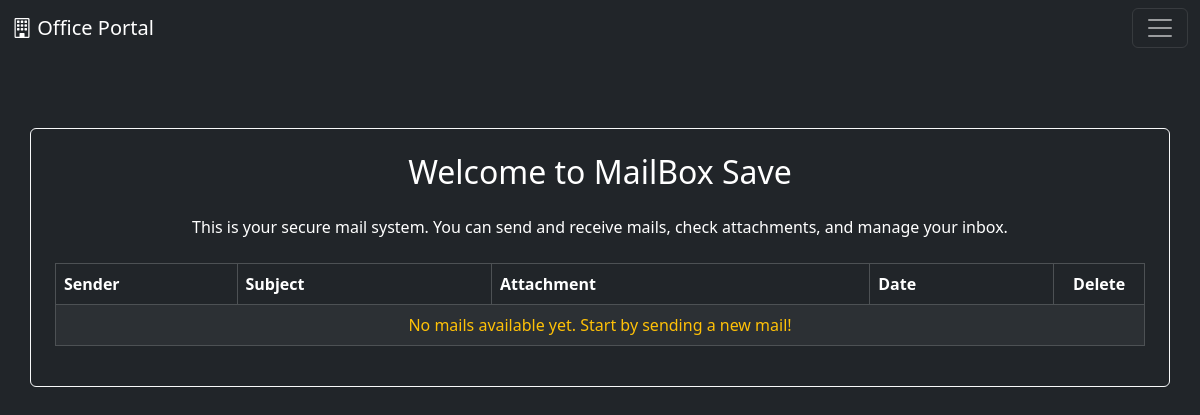
Before: /save-mail/ (signed in) with the older database file.
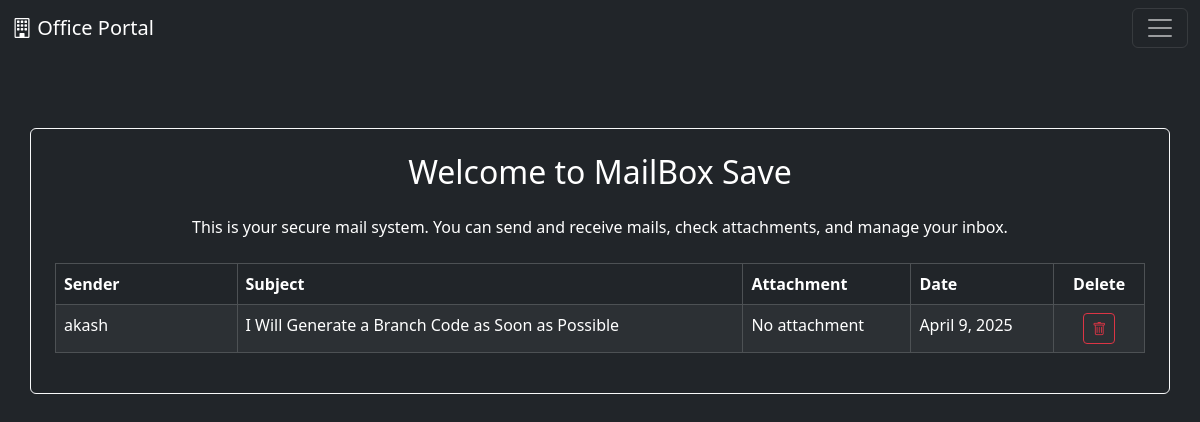
After: the same page with the newer database file.
### home/models.py (models this page shows, shortened)
class SaveDatasM(models.Model):
    names = models.ForeignKey(User, on_delete=models.CASCADE)
    savemail_data = models.CharField(max_length=100)
    user_name = models.CharField(max_length=500)
    subject = models.CharField(max_length=1000)
    text = models.CharField(max_length=5000)
    files = models.FileField(upload_to='pdf/', blank=True, null=True)
    text_time = models.DateField(default=timezone.now)

### home/views.py (the view)
# urls.py: path('save-mail/', views.saveMailPageFunction, name='SaveMail'),
def saveMailPageFunction(request):
    mails = SaveDatasM.objects.filter(names = request.user.id)
    context = {
        'mails' : mails,
        'Check' : '3',
    }
    return render(request, 'saveMail.html', context)

### templates/saveMail.html (shortened to what this page needs)
{% extends 'base.html' %}
{% block body %}
<div class="container mt-5 border border-light rounded p-4 bg-dark text-white" style="position: relative; top: 10vh;">
    <h2 class="text-center mb-4">Welcome to MailBox Save</h2>
    <p class="text-center text-white">This is your secure mail system. You can send and receive mails, check attachments, and manage your inbox.</p>
    <table class="table table-bordered table-striped table-dark mt-4">
        <thead>
            <tr>
                <th class="col-2">Sender</th>
                <th>Subject</th>
                <th>Attachment</th>
                <th>Date</th>
                <th class="col-1 text-center">Delete</th>
            </tr>
        </thead>
        <tbody>
            {% if mails %}
                {% for mail in mails %}
                    <tr>
                        <td>{{ mail.user_name|truncatechars:20 }}</td>
                        <td><a class="a-none" href="{% url 'MailOpen' mail.savemail_data Check %}">{{ mail.subject|truncatechars:60 }}</a></td>
                        <td>
                            {% if mail.files %}
                                <a href="/media/{{ mail.files }}" target="_blank" class="text-warning text-decoration-none">Download PDF</a>
                            {% else %}
                                No attachment
                            {% endif %}
                        </td>
                        <td>{{ mail.text_time }}</td>
                        <td class="text-center">
                            <a href="{% url 'DeleteMessage' mail.savemail_data 2 %}" class="btn btn-sm btn-outline-danger" title="Delete">
                                <i class="bi bi-trash"></i>
                            </a>
                        </td>
                    </tr>
                {% endfor %}
            {% else %}
                <tr>
                    <td colspan="5" class="text-center text-warning">No mails available yet. Start by sending a new mail!</td>
                </tr>
            {% endif %}
        </tbody>
    </table>
</div>
{% endblock %}

Changed rows visible on the page:
added SaveDatasM: user_name "akash", subject "I Will Generate a Branch Code as Soon as Possible", files "No attachment", text_time "April 9, 2025"
Other visible differences:
text no longer shown: "No mails available yet. Start by sending a new mail!"
